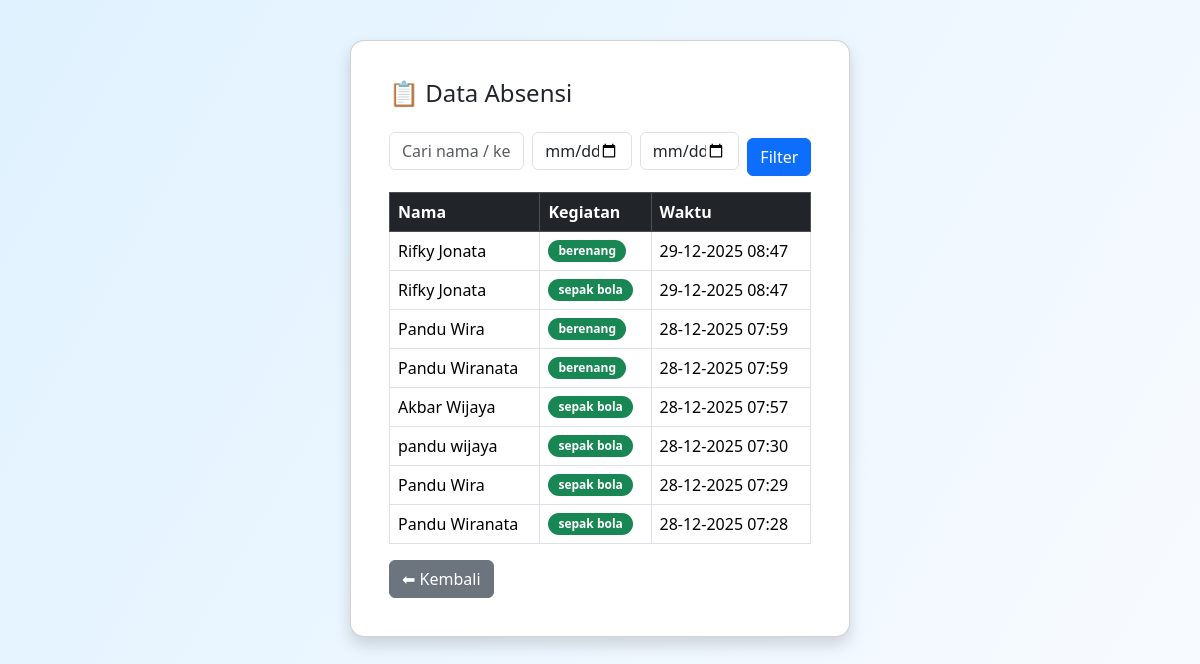
The page /admin/absensi.php (signed in) on the database its author committed.
### tables this page shows
CREATE TABLE `absensi` (
  `id` int(11) NOT NULL,
  `user_id` int(11) DEFAULT NULL,
  `kegiatan_id` int(11) DEFAULT NULL,
  `waktu` timestamp NOT NULL DEFAULT current_timestamp()
);

CREATE TABLE `users` (
  `id` int(11) NOT NULL,
  `nama` varchar(100) DEFAULT NULL,
  `email` varchar(100) DEFAULT NULL,
  `password` varchar(255) DEFAULT NULL,
  `role` enum('admin','user') DEFAULT NULL
);

CREATE TABLE `kegiatan` (
  `id` int(11) NOT NULL,
  `nama_kegiatan` varchar(100) DEFAULT NULL,
  `tanggal` date DEFAULT NULL
);

### admin/absensi.php (the view, shortened to what this page needs)
<?php
include '../config/db.php';
$where = "WHERE 1=1";
$q = mysqli_query($conn, "
  SELECT u.nama, k.nama_kegiatan, a.waktu
  FROM absensi a
  JOIN users u ON a.user_id = u.id
  JOIN kegiatan k ON a.kegiatan_id = k.id
  $where
  ORDER BY a.waktu DESC
");
?>
<link href="https://cdn.jsdelivr.net/npm/bootstrap@5.3.2/dist/css/bootstrap.min.css" rel="stylesheet">
<link rel="stylesheet" href="../assets/style.css">
<div class="container mt-4">
  <div class="card shadow">
    <div class="card-body">
      <h4 class="mb-3">📋 Data Absensi</h4>
      <form method="get" class="row g-2 mb-3">
        <div class="col-md-4">
          <input type="text" name="q" class="form-control" placeholder="Cari nama / kegiatan">
        </div>
        <div class="col-md-3">
          <input type="date" name="tgl1" class="form-control">
        </div>
        <div class="col-md-3">
          <input type="date" name="tgl2" class="form-control">
        </div>
        <div class="col-md-2 d-grid">
          <button class="btn btn-primary">Filter</button>
        </div>
      </form>
      <div class="table-responsive">
        <table class="table table-bordered table-hover align-middle">
          <thead class="table-dark">
            <tr>
              <th>Nama</th>
              <th>Kegiatan</th>
              <th>Waktu</th>
            </tr>
          </thead>
          <tbody>
          <?php while($r=mysqli_fetch_assoc($q)): ?>
            <tr>
              <td><?= $r['nama'] ?></td>
              <td>
                <span class="badge bg-success">
                  <?= $r['nama_kegiatan'] ?>
                </span>
              </td>
              <td><?= date('d-m-Y H:i', strtotime($r['waktu'])) ?></td>
            </tr>
          <?php endwhile ?>
          </tbody>
        </table>
      </div>
      <a href="dashboard.php" class="btn btn-secondary">⬅ Kembali</a>
    </div>
  </div>
</div>

### assets/style.css (style rules this page uses)
* { box-sizing: border-box; font-family: 'Segoe UI', sans-serif; }
.card { background: #ffffff; padding: 22px; max-width: 500px; margin: 40px auto; border-radius: 14px; box-shadow: 0 10px 30px rgba(0,0,0,.08); }
input, button { width: 100%; padding: 10px 12px; margin-top: 8px; border-radius: 8px; border: 1px solid #d1d5db; font-size: 14px; }
button { background: #3b82f6; color: white; border: none; cursor: pointer; margin-top: 14px; transition: .2s; }
a { text-decoration: none; color: #3b82f6; font-weight: 500; }
.badge { display: inline-block; padding: 5px 10px; font-size: 12px; border-radius: 999px; font-weight: 600; }

### rows shown on the page
absensi: user.nama "Rifky Jonata", kegiatan.nama_kegiatan "berenang", waktu "29-12-2025 08:47"
absensi: user.nama "Rifky Jonata", kegiatan.nama_kegiatan "sepak bola", waktu "29-12-2025 08:47"
absensi: user.nama "Pandu Wira", kegiatan.nama_kegiatan "berenang", waktu "28-12-2025 07:59"
absensi: user.nama "Pandu Wiranata", kegiatan.nama_kegiatan "berenang", waktu "28-12-2025 07:59"
absensi: user.nama "Akbar Wijaya", kegiatan.nama_kegiatan "sepak bola", waktu "28-12-2025 07:57"
absensi: user.nama "pandu wijaya", kegiatan.nama_kegiatan "sepak bola", waktu "28-12-2025 07:30"
absensi: user.nama "Pandu Wira", kegiatan.nama_kegiatan "sepak bola", waktu "28-12-2025 07:29"
absensi: user.nama "Pandu Wiranata", kegiatan.nama_kegiatan "sepak bola", waktu "28-12-2025 07:28"
